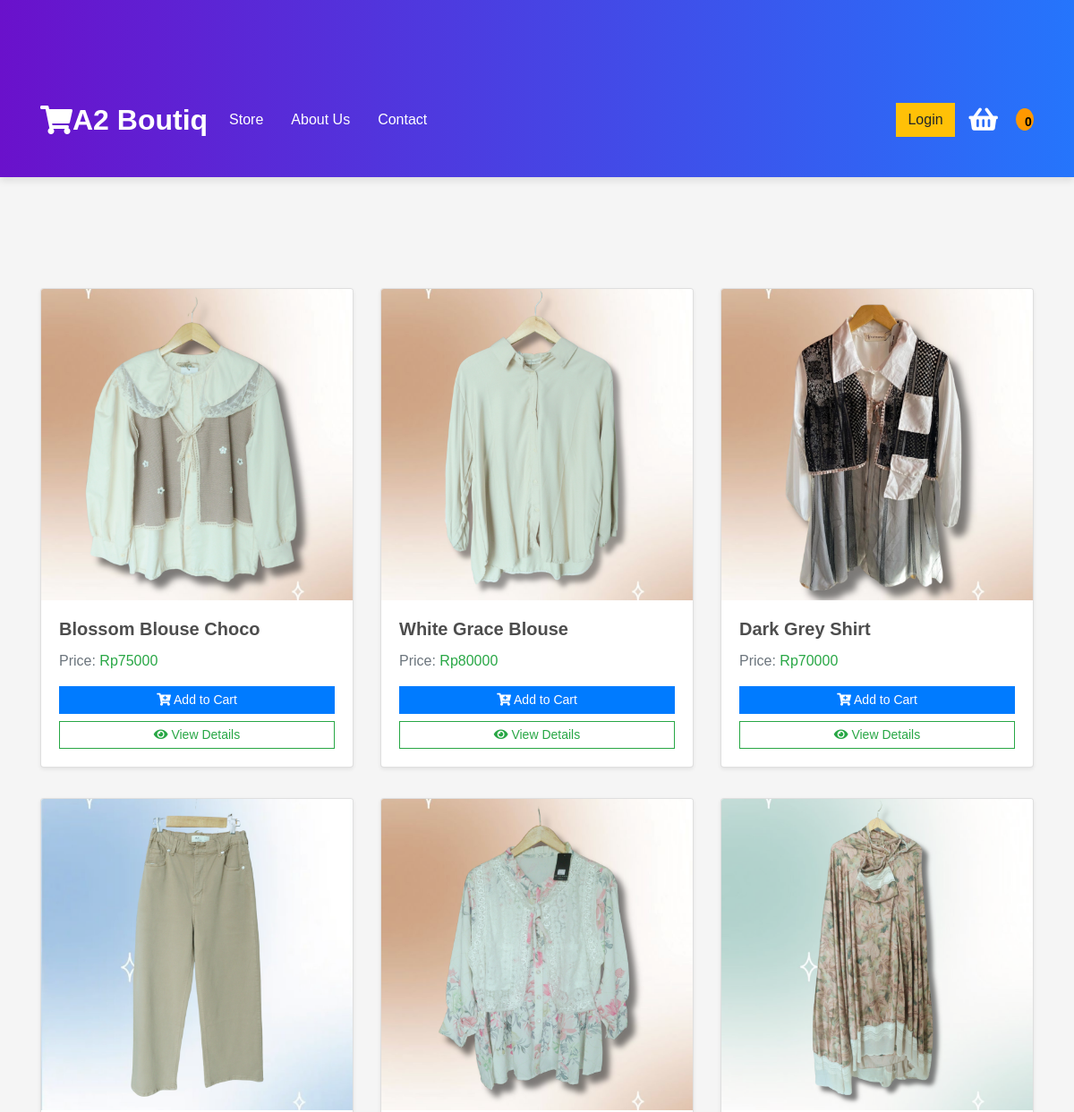
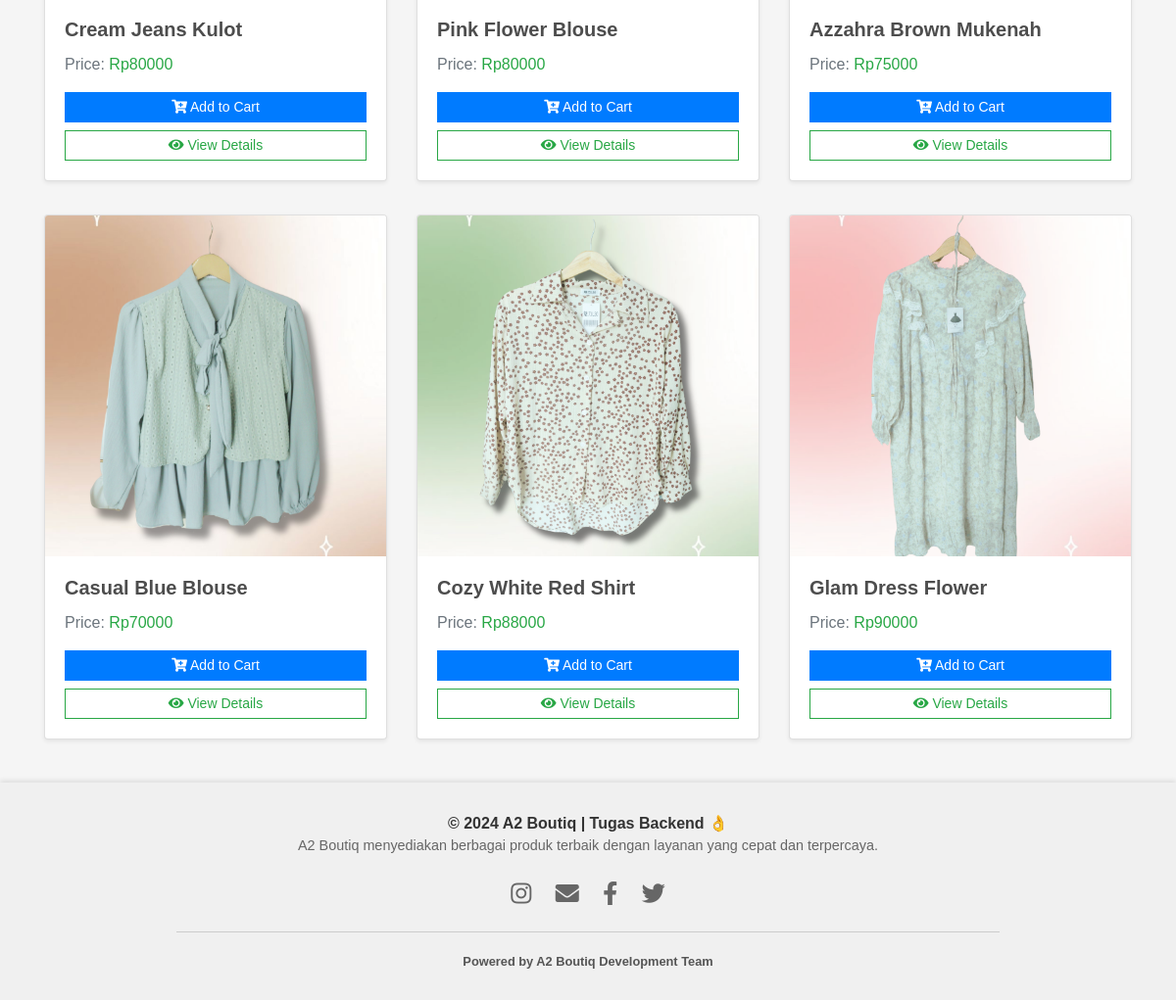
The page / on the database its author committed (2 pictures, top to bottom).
### apk/models.py (models this page shows, shortened)
class Product(models.Model):
    name = models.CharField(max_length=200, null=True)
    price = models.IntegerField()
    digital = models.BooleanField(default=False, null=True, blank=False)
    image = models.ImageField(null=True, blank=True, default='default.jpg')
    @property
    def imageURL(self):
        try:
            url = self.image.url
        except:
            url = ''
        return url

### apk/views.py (the view)
# urls.py: path('', views.apk, name="apk"),
def apk(request):
	data = cartData(request)
	cartItems = data['cartItems']
	order = data['order']
	items = data['items']
	products = Product.objects.all()
	context = {'products':products, 'cartItems':cartItems}
	return render(request, 'apk/apk.html', context)

### apk/utils.py (called while the page is built, shortened)
def cookieCart(request):
	try:
		cart = json.loads(request.COOKIES['cart'])
	except:
		cart = {}
		print('CART:', cart)
	items = []
	order = {'get_cart_total':0, 'get_cart_items':0, 'shipping':False}
	cartItems = order['get_cart_items']
	return {'cartItems':cartItems ,'order':order, 'items':items}

def cartData(request):
    if request.user.is_authenticated:
        customer = request.user.customer
        order, created = Order.objects.get_or_create(customer=customer, complete=False)
        items = order.orderitem_set.all()
        cartItems = order.get_cart_items  # Properti ini sekarang valid
    else:
        cookieData = cookieCart(request)
        cartItems = cookieData['cartItems']
        order = cookieData['order']
        items = cookieData['items']
    return {'cartItems': cartItems, 'order': order, 'items': items}

### apk/templates/apk/apk.html
{% extends 'apk/main.html' %}
{% load static %}
{% block content %}
<div class="row">
    {% for product in products %}
    <div class="col-lg-4 col-md-6 col-sm-12 mb-4">
        <div class="card shadow-sm h-100">
            <img class="card-img-top product-image" src="{{ product.imageURL }}" alt="{{ product.name }}">
            <div class="card-body d-flex flex-column">
                <h5 class="card-title"><strong>{{ product.name }}</strong></h5>
                <p class="card-text text-muted">Price: <span class="text-success">Rp{{ product.price }}</span></p>
                <div class="mt-auto">
                    <button data-product="{{ product.id }}" data-action="add"
                            class="btn btn-primary btn-sm update-cart w-100 mb-2">
                        <i class="fas fa-cart-plus"></i> Add to Cart
                    </button>
                    <a class="btn btn-outline-success btn-sm w-100" href="#">
                        <i class="fas fa-eye"></i> View Details
                    </a>
                </div>
            </div>
        </div>
    </div>
    {% endfor %}
</div>
{% endblock content %}

### apk/templates/apk/main.html (shortened to what this page needs)
<!DOCTYPE html>
{% load static %}
<html lang="en">
<head>
    <link rel="stylesheet" href="https://stackpath.bootstrapcdn.com/bootstrap/4.4.1/css/bootstrap.min.css">
    <link rel="stylesheet" href="https://cdnjs.cloudflare.com/ajax/libs/font-awesome/5.15.4/css/all.min.css">
    <link rel="stylesheet" type="text/css" href="{% static 'css/main.css' %}">
</head>
<body>
<nav class="navbar navbar-expand-lg fixed-top">
    <div class="container">
        <a class="navbar-brand" href="{% url 'apk' %}">
            <i class="fas fa-shopping-cart"></i> A2 Boutiq
        </a>
        <div class="collapse navbar-collapse" id="navbarSupportedContent">
            <ul class="navbar-nav mr-auto">
                <li class="nav-item active">
                    <a class="nav-link" href="{% url 'apk' %}">Store</a>
                </li>
                <li class="nav-item">
                    <a class="nav-link" href="#about">About Us</a>
                </li>
                <li class="nav-item">
                    <a class="nav-link" href="#contact">Contact</a>
                </li>
            </ul>
            <div class="form-inline my-2 my-lg-0">
                <a href="#" class="btn btn-warning">Login</a>
                <a href="{% url 'cart' %}" class="ml-3 d-flex align-items-center">
                    <i class="fas fa-shopping-basket cart-icon"></i>
                    <span id="cart-total">{{ cartItems|default:0 }}</span>
                </a>
            </div>
        </div>
    </div>
</nav>
<div class="container">
    <br>
    {% block content %}
    {% endblock content %}
</div>
<footer>
    <p>&copy; 2024 A2 Boutiq | Tugas Backend 👌</p>
    <p class="description">A2 Boutiq menyediakan berbagai produk terbaik dengan layanan yang cepat dan terpercaya.</p>
    <div class="social-icons">
        <a href="https://www.instagram.com/2a_boutiquestore?igsh=bWswcGprb2Zyd29o" class="instagram"><i class="fab fa-instagram"></i></a>
        <a href="mailto:example@gmail.com" class="email"><i class="fas fa-envelope"></i></a>
        <a href="https://www.facebook.com" class="facebook"><i class="fab fa-facebook-f"></i></a>
        <a href="https://www.twitter.com" class="twitter"><i class="fab fa-twitter"></i></a>
    </div>
    <div class="divider"></div>
    <p style="font-size: 0.8rem; color: #555;">Powered by A2 Boutiq Development Team</p>
</footer>
</body>
</html>

### static/css/main.css (style rules this page uses)
body { background-color: hsl(0, 0%, 98%); }
h1,h2,h3,h4,h5,h6 { color:hsl(0, 0%, 30%); }
#cart-total { display: block; text-align: center; color:#fff; background-color: red; width: 20px; height: 25px; border-radius: 50%; font-size: 14px; }
.col-lg-4, .col-lg-6, .col-lg-8, .col-lg-12 { margin-top: 10px; }
.btn { border-radius: 0; }

### apk/templates/apk/main.html (style rules this page uses)
html, body { height: 100%; margin: 0; display: flex; flex-direction: column; font-family: 'Poppins', sans-serif; background-color: #f5f5f5; }
.navbar { background: linear-gradient(90deg, #6a11cb, #2575fc); box-shadow: 0 4px 8px rgba(0, 0, 0, 0.1); padding: 15px 20px; position: sticky; top: 0; z-index: 10; }
.navbar-brand { font-weight: bold; font-size: 2rem; color: white !important; display: flex; align-items: center; }
.nav-link { color: white !important; font-size: 1rem; margin-right: 15px; padding: 10px; border-radius: 5px; transition: all 0.3s ease; }
#cart-total { background-color: #ff9800; color: black; font-weight: bold; padding: 5px 10px; border-radius: 50%; margin-left: 10px; }
.cart-icon { font-size: 1.8rem; color: white; margin-right: 10px; transition: transform 0.3s ease; }
.container { flex: 1; margin-top: 90px; padding-bottom: 20px; }
footer { background-color: #f0f0f0; color: black; padding: 30px 0; text-align: center; box-shadow: 0 -2px 5px rgba(0, 0, 0, 0.1); }
footer p { margin: 0; font-size: 1rem; color: #333; font-weight: 600; }
footer .description { font-size: 0.9rem; color: #666; margin-bottom: 20px; font-weight: 400; }
.social-icons a { color: #666; margin: 0 10px; font-size: 1.5rem; transition: transform 0.3s ease, color 0.3s ease-in-out; }
footer .divider { height: 1px; background-color: #ccc; margin: 20px auto; width: 70%; }

### rows shown on the page
Product: imageURL (picture), name "Blossom Blouse Choco", price "75000"
Product: imageURL (picture), name "White Grace Blouse", price "80000"
Product: imageURL (picture), name "Dark Grey Shirt", price "70000"
Product: imageURL (picture), name "Cream Jeans Kulot", price "80000"
Product: imageURL (picture), name "Pink Flower Blouse", price "80000"
Product: imageURL (picture), name "Azzahra Brown Mukenah", price "75000"
Product: imageURL (picture), name "Casual Blue Blouse", price "70000"
Product: imageURL (picture), name "Cozy White Red Shirt", price "88000"
Product: imageURL (picture), name "Glam Dress Flower", price "90000"

### other values the page prints
{{ cartItems|default:0 }} "0"
